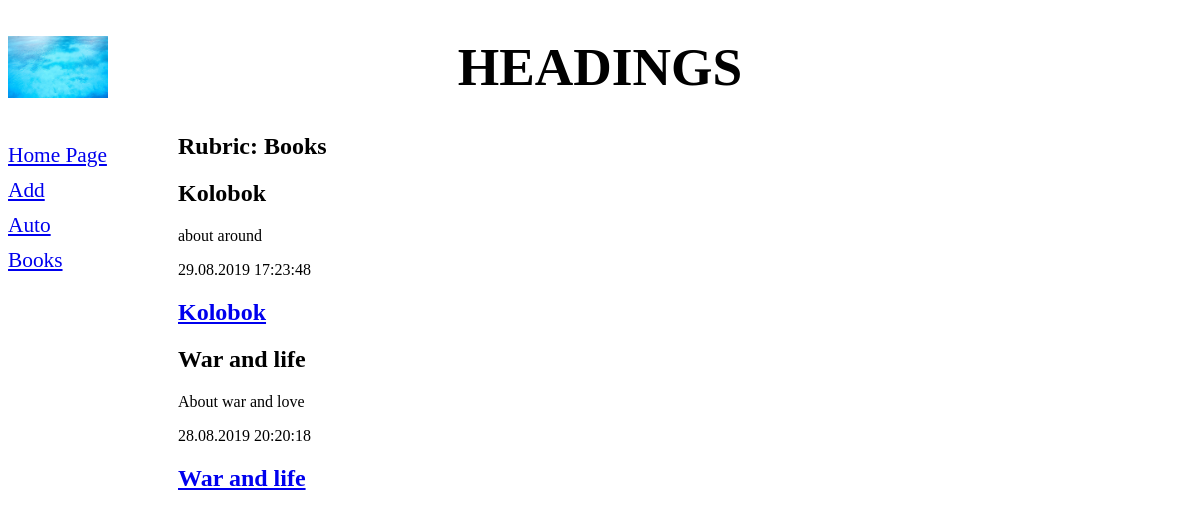
The page /2/ on the database as committed earlier.
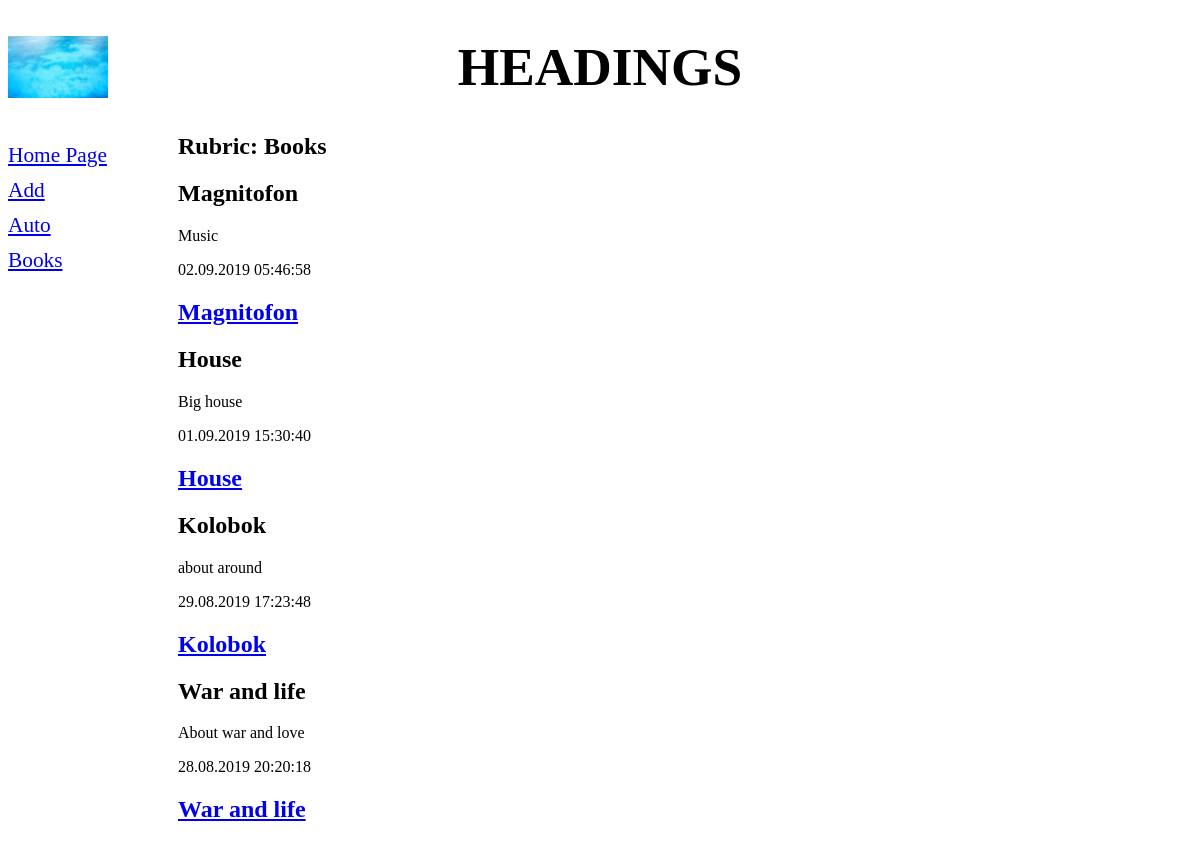
The same page on the database as committed later.
### newboard/models.py (models this page shows, shortened)
class Rubric(models.Model):
    name = models.CharField(max_length=20, db_index=True, verbose_name='title')
    class Meta:
        verbose_name_plural = 'Headings'
        verbose_name = 'Heading'
        ordering = ['name']

class Bb(models.Model):
    title = models.CharField(max_length=50, verbose_name='title')
    content = models.TextField(null=True, blank=True, verbose_name='about')
    price = models.FloatField(null=True, blank=True, verbose_name='cost')
    published = models.DateTimeField(auto_now_add=True, db_index=True, verbose_name='date published')
    rubric = models.ForeignKey('Rubric', null=True, on_delete=models.PROTECT, verbose_name='Heading')
    class Meta:
        verbose_name_plural = 'Boards'
        verbose_name = 'Board'
        ordering = ['-published']

### newboard/views.py (the view)
# urls.py: path('<int:rubric_id>/', by_rubric, name='by_rubric'),
def by_rubric(request, rubric_id):
    bbs = Bb.objects.filter(rubric=rubric_id)
    rubrics = Rubric.objects.all()
    current_rubric = Rubric.objects.get(pk=rubric_id)
    context = {'bbs': bbs, 'rubrics': rubrics, 'current_rubric': current_rubric}
    return render(request, 'newboard/by_rubric.html', context)

### newboard/templates/newboard/by_rubric.html (shortened to what this page needs)
{% extends 'layout/basic.html' %}
{%block content%}
<h2>Rubric: {{current_rubric.name}}</h2>
{%for bb in bbs%}
<div>
    <h2>{{bb.title}}</h2>
    <p>{{bb.content}}</p>
    <p>{{bb.published|date:"d.m.Y H:i:s"}}</p>
    <h2><a href="{% url 'detail' pk=bb.pk %}">{{ bb.title }}</a></h2>
</div>
{%endfor%}
{%endblock%}

### newboard/templates/layout/basic.html (shortened to what this page needs)
{% load static %}
<!DOCTYPE html>
<html lang="en">
<head>
    <link rel="stylesheet" type="text/css" href="{% static 'newboard/style.css' %}">
</head>
<body>
    <header>
        <h1>Headings</h1>
    </header>
<nav>
    <a href="{% url 'index' %}">Home Page</a>
    <a href="{% url 'add' %}">Add</a>
    {% for rubric in rubrics %}
    <a href="{% url 'by_rubric' rubric.pk %}">{{rubric.name}}</a>
    {%endfor%}
</nav>
<section>
    {%block content%}  {%endblock%}
</section>
</body>
</html>

Rows that differ between the two databases and show on the page:
added Bb: title "Magnitofon", content "Music", published "02.09.2019 05:46:58"
added Bb: title "House", content "Big house", published "01.09.2019 15:30:40"
